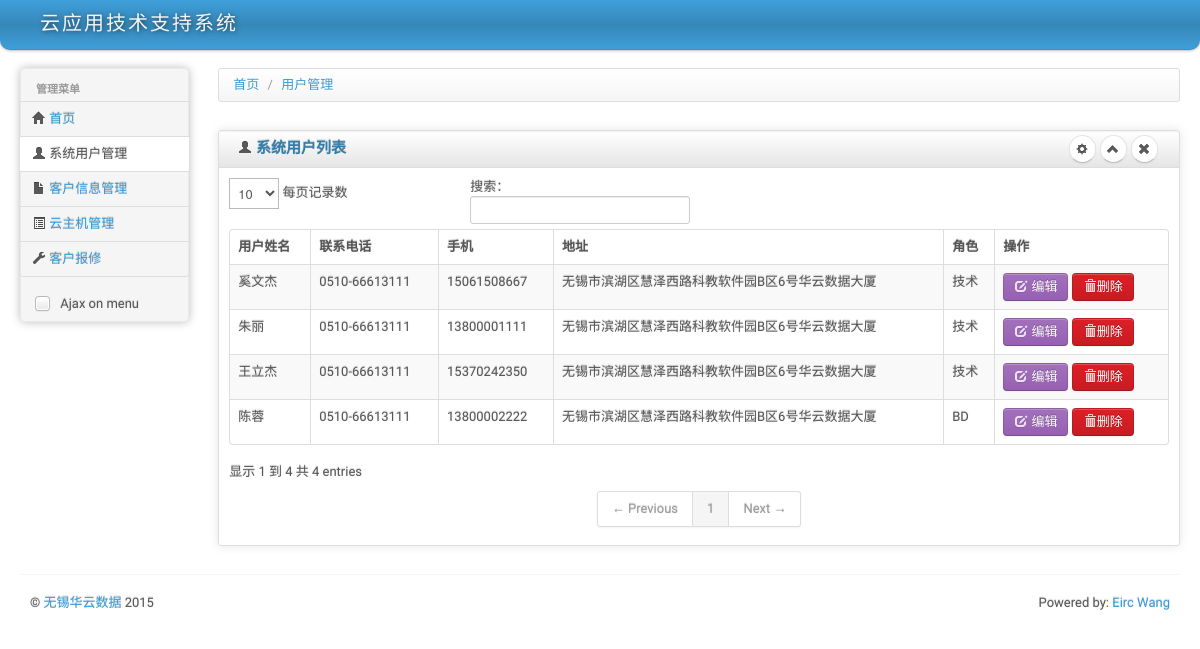
The app's page /User.php, older data.
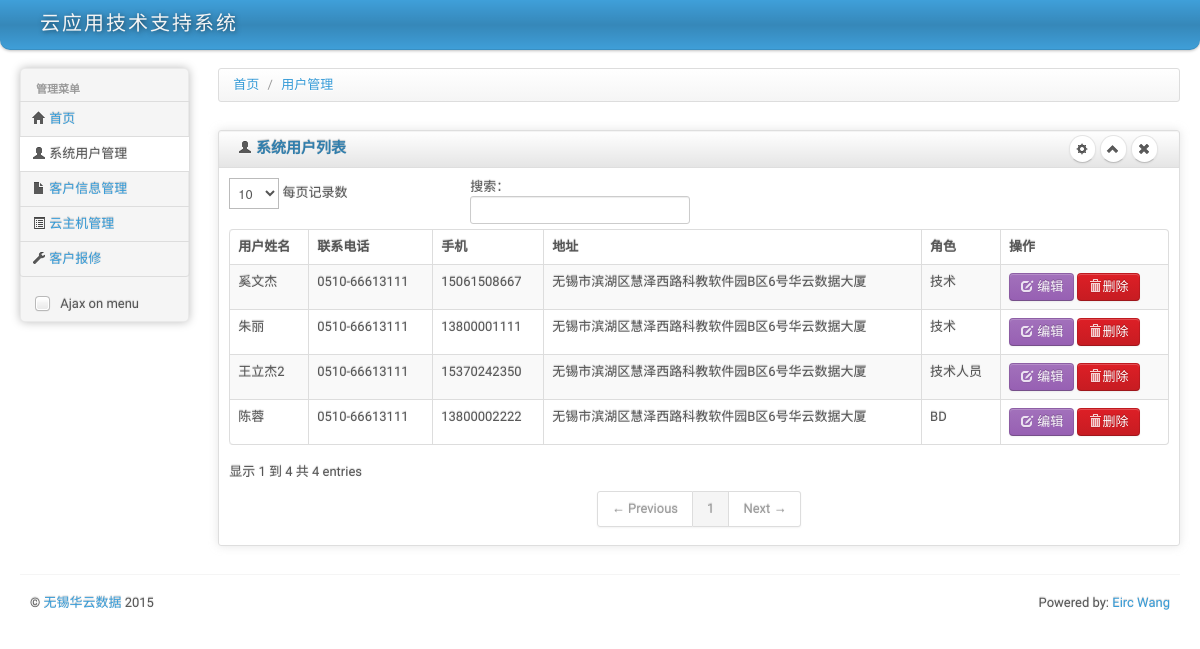
The same page, newer data.
### tables this page shows
CREATE TABLE `user` (
  `uid` int(8) NOT NULL AUTO_INCREMENT,
  `Name` varchar(20) DEFAULT NULL,
  `Telephone` varchar(45) DEFAULT NULL,
  `Mobilephone` varchar(45) DEFAULT NULL,
  `Address` varchar(45) DEFAULT NULL,
  `Type` varchar(45) DEFAULT NULL,
  `EX1` varchar(45) DEFAULT NULL,
  `EX2` varchar(45) DEFAULT NULL,
  `EX3` varchar(45) DEFAULT NULL,
  `EX4` varchar(45) DEFAULT NULL,
  `EX5` varchar(45) DEFAULT NULL,
  `EX6` varchar(45) DEFAULT NULL,
  `EX7` varchar(45) DEFAULT NULL,
  `EX8` varchar(45) DEFAULT NULL,
  `EX9` varchar(45) DEFAULT NULL,
  `EX10` varchar(45) DEFAULT NULL,
  PRIMARY KEY (`uid`)
);

### User.php (the view, shortened to what this page needs)
<?php
include('include/header.php');
$DBLINK = new mysqli(DBHOST, DBUSER, DBPW, DBNAME, DBPORT);
$DBLINK->set_charset(DBCHARSET);
$USQL=sprintf("SELECT `uid`,`Name`,`Telephone`,`Mobilephone`,`Address`,`Type` FROM `User`");
$UserResult = $DBLINK->query($USQL);
?>
			<div>
				<ul class="breadcrumb">
					<li>
						<a href="#">首页</a> <span class="divider">/</span>
					</li>
					<li>
						<a href="#">用户管理</a><span class="divider"></span>
					</li>
				</ul>
			</div>
			<div class="row-fluid sortable">
				<div class="box span12">
					<div class="box-header well" data-original-title>
						<h2><i class="icon-user"></i> 系统用户列表</h2>
						<div class="box-icon">
							<a href="#" class="btn btn-setting btn-round"><i class="icon-cog"></i></a>
							<a href="#" class="btn btn-minimize btn-round"><i class="icon-chevron-up"></i></a>
							<a href="#" class="btn btn-close btn-round"><i class="icon-remove"></i></a>
						</div>
					</div>
					<div class="box-content">
						<table class="table table-striped table-bordered bootstrap-datatable datatable">
						  <thead>
							  <tr>
								  <th>用户姓名</th>
								  <th>联系电话</th>
								  <th>手机</th>
								  <th>地址</th>
								  <th>角色</th>
								  <th>操作</th>
							  </tr>
						  </thead>
						  <tbody>
						  <?php
							  while ($UROW=$UserResult->fetch_array(MYSQL_ASSOC)) {
								printf("<tr>
											<td>%s</td>
											<td>%s</td>
											<td>%s</td>
											<td>%s</td>
											<td>%s</td>
											<td class=\"center\">
												<a class=\"btn btn-info\" href=\"UserEdit.php?uid=%s\">
												    <i class=\"icon-edit icon-white\"></i> 编辑</a>
												<a class=\"btn btn-danger\" href=\"UserEdit.php?uid=%s\">
													<i class=\"icon-trash icon-white\"></i>删除</a>
											</td></tr>",$UROW['Name'],$UROW['Telephone'],$UROW['Mobilephone'],$UROW['Address'],$UROW['Type'],$UROW['uid'],$UROW['uid']);
							  }
						  ?>
						  </tbody>
					  </table>
					</div>
				</div>
			</div>
<?php include('footer.php'); ?>

Row changes from the older to the newer data that the page shows:
changed user: Name "王立杰" → "王立杰2"; Type "技术" → "技术人员"
